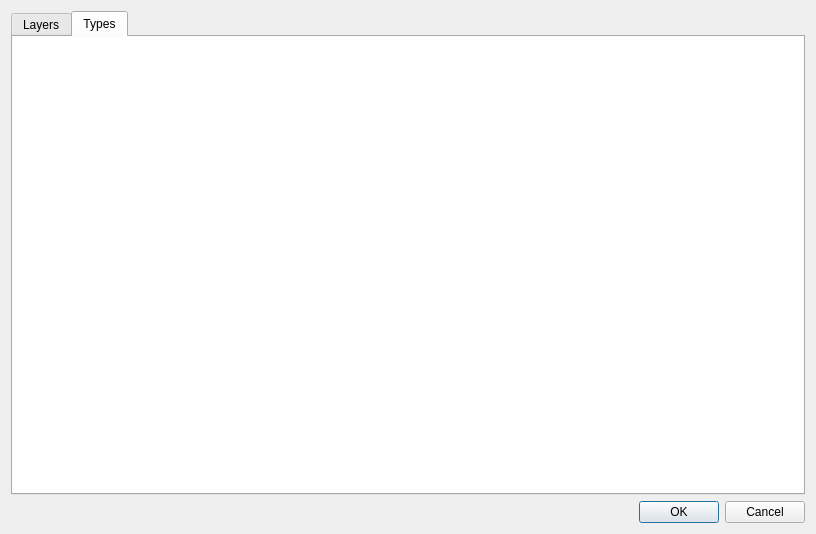
<?xml version="1.0" encoding="UTF-8"?>
<ui version="4.0">
 <class>CSelectInstanceDialog</class>
 <widget class="QDialog" name="CSelectInstanceDialog">
  <property name="geometry">
   <rect>
    <x>0</x>
    <y>0</y>
    <width>816</width>
    <height>534</height>
   </rect>
  </property>
  <property name="windowTitle">
   <string>Select Instance</string>
  </property>
  <layout class="QVBoxLayout" name="verticalLayout">
   <item>
    <widget class="QTabWidget" name="TabWidget">
     <property name="currentIndex">
      <number>1</number>
     </property>
     <widget class="QWidget" name="LayersTab">
      <attribute name="title">
       <string>Layers</string>
      </attribute>
      <layout class="QVBoxLayout" name="verticalLayout_3">
       <property name="leftMargin">
        <number>0</number>
       </property>
       <property name="topMargin">
        <number>0</number>
       </property>
       <property name="rightMargin">
        <number>0</number>
       </property>
       <property name="bottomMargin">
        <number>0</number>
       </property>
       <item>
        <widget class="QTreeView" name="LayersTreeView">
         <property name="frameShape">
          <enum>QFrame::NoFrame</enum>
         </property>
         <property name="editTriggers">
          <set>QAbstractItemView::NoEditTriggers</set>
         </property>
         <property name="alternatingRowColors">
          <bool>true</bool>
         </property>
         <property name="verticalScrollMode">
          <enum>QAbstractItemView::ScrollPerPixel</enum>
         </property>
         <property name="sortingEnabled">
          <bool>true</bool>
         </property>
        </widget>
       </item>
      </layout>
     </widget>
     <widget class="QWidget" name="TypesTab">
      <attribute name="title">
       <string>Types</string>
      </attribute>
      <layout class="QVBoxLayout" name="verticalLayout_2">
       <property name="leftMargin">
        <number>0</number>
       </property>
       <property name="topMargin">
        <number>0</number>
       </property>
       <property name="rightMargin">
        <number>0</number>
       </property>
       <property name="bottomMargin">
        <number>0</number>
       </property>
       <item>
        <widget class="QTreeView" name="TypesTreeView">
         <property name="frameShape">
          <enum>QFrame::NoFrame</enum>
         </property>
         <property name="editTriggers">
          <set>QAbstractItemView::NoEditTriggers</set>
         </property>
         <property name="alternatingRowColors">
          <bool>true</bool>
         </property>
         <property name="verticalScrollMode">
          <enum>QAbstractItemView::ScrollPerPixel</enum>
         </property>
         <property name="sortingEnabled">
          <bool>true</bool>
         </property>
        </widget>
       </item>
      </layout>
     </widget>
    </widget>
   </item>
   <item>
    <widget class="QDialogButtonBox" name="ButtonBox">
     <property name="orientation">
      <enum>Qt::Horizontal</enum>
     </property>
     <property name="standardButtons">
      <set>QDialogButtonBox::Cancel|QDialogButtonBox::Ok</set>
     </property>
    </widget>
   </item>
  </layout>
 </widget>
 <resources/>
 <connections>
  <connection>
   <sender>ButtonBox</sender>
   <signal>accepted()</signal>
   <receiver>CSelectInstanceDialog</receiver>
   <slot>accept()</slot>
   <hints>
    <hint type="sourcelabel">
     <x>248</x>
     <y>254</y>
    </hint>
    <hint type="destinationlabel">
     <x>157</x>
     <y>274</y>
    </hint>
   </hints>
  </connection>
  <connection>
   <sender>ButtonBox</sender>
   <signal>rejected()</signal>
   <receiver>CSelectInstanceDialog</receiver>
   <slot>reject()</slot>
   <hints>
    <hint type="sourcelabel">
     <x>316</x>
     <y>260</y>
    </hint>
    <hint type="destinationlabel">
     <x>286</x>
     <y>274</y>
    </hint>
   </hints>
  </connection>
 </connections>
</ui>
